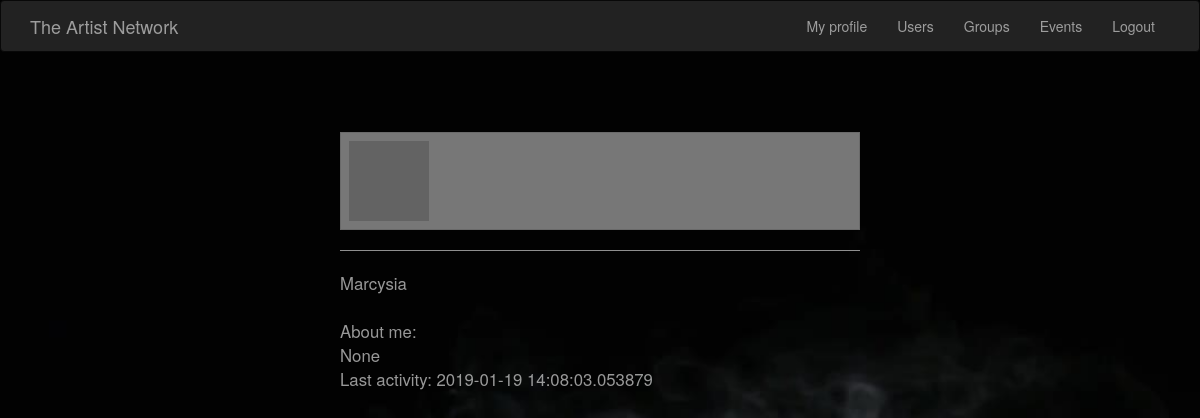
/user/Marcysia (signed in), run on the app's committed database.
### app/models.py (models this page shows, shortened)
class Artist(UserMixin, db.Model):
    id = db.Column(db.Integer, primary_key=True)
    username = db.Column(db.String(64), index=True, unique=True)
    email = db.Column(db.String(120), index=True, unique=True)
    password_hash = db.Column(db.String(128))
    aboutMe=db.Column(db.String(300))
    last_seen = db.Column(db.DateTime, default=datetime.utcnow)
    user_id = db.Column(db.Integer, db.ForeignKey('group.id'))
    groups = db.relationship(
        'Group',
        secondary=members,
        backref=db.backref('members', lazy='dynamic'),
        lazy='dynamic'
    )
    posts = db.relationship('Post', backref='postAuthor', lazy='dynamic')
    def avatar(self, size):
        digest = md5(self.email.lower().encode('utf-8')).hexdigest()
        return 'https://www.gravatar.com/avatar/{}?d=identicon&s={}'.format(
            digest, size)

### app/__init__.py (the view)
    @app.route('/user/<username>')
    @login_required
    def user_details(username):
        user = Artist.query.filter_by(username=username).first_or_404()
        return render_template('users/user_details.html', user=user)

### app/models.py (called while the page is built)
@login.user_loader
def load_user(id):
    return Artist.query.get(int(id))

### app/templates/users/user_details.html
{% extends "base.html" %}
{% block content %}
    <div class="content-section2">
    <div class="center">
    <table class="table">
        <tr valign="top">
            <td><img src="{{ user.avatar(128) }}"></td>
        </tr>
    </table>
    <hr>
    <p>
    {{ user.username }} </b><br>
        <br>
        About me: <br>
        {{ user.aboutMe}}
        <br>
        Last activity: {{ user.last_seen }}
    </p>
    </div>
    </div>
{% endblock %}

### app/static/css/style2.css (style rules this page uses)
body, html { width: 100%; height: 100%; }
body { background: url(../img/intro2.jpg) no-repeat center center; background-size: cover; height: 100%; }
table { font-family: "Trebuchet MS", Arial, Helvetica, sans-serif; border-collapse: collapse; width: 100%; background-color: #f7f7f7; opacity: 0.8; }
td, th { border: 1px solid #ddd; padding: 8px; }
.content-section2 { top: -50px; font-size: 120%; color: #fcfcfc; padding: 50px 0; height: 60%; margin: auto; width: 90%; opacity: 0.6; }
.center { margin: auto; width: 50%; padding: 10px; }

### data on the page
Artist: username "Marcysia", aboutMe "None", last_seen "2019-01-19 14:08:03.053879"
